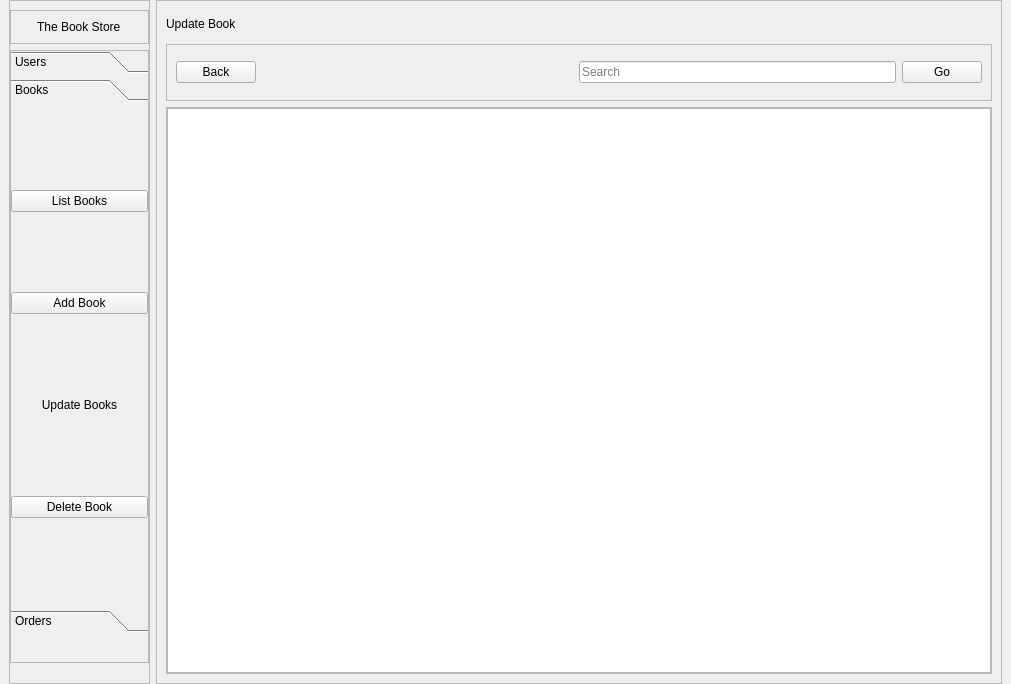
<?xml version="1.0" encoding="UTF-8"?>
<ui version="4.0">
 <class>MainWindow</class>
 <widget class="QMainWindow" name="MainWindow">
  <property name="geometry">
   <rect>
    <x>0</x>
    <y>0</y>
    <width>1011</width>
    <height>684</height>
   </rect>
  </property>
  <property name="windowTitle">
   <string>MainWindow</string>
  </property>
  <widget class="QWidget" name="centralwidget">
   <layout class="QHBoxLayout" name="horizontalLayout" stretch="1,6">
    <property name="topMargin">
     <number>0</number>
    </property>
    <property name="bottomMargin">
     <number>0</number>
    </property>
    <item>
     <widget class="QFrame" name="frame">
      <property name="frameShape">
       <enum>QFrame::StyledPanel</enum>
      </property>
      <property name="frameShadow">
       <enum>QFrame::Raised</enum>
      </property>
      <layout class="QVBoxLayout" name="verticalLayout">
       <property name="leftMargin">
        <number>0</number>
       </property>
       <property name="rightMargin">
        <number>0</number>
       </property>
       <property name="bottomMargin">
        <number>20</number>
       </property>
       <item>
        <widget class="QFrame" name="frame_3">
         <property name="frameShape">
          <enum>QFrame::StyledPanel</enum>
         </property>
         <property name="frameShadow">
          <enum>QFrame::Raised</enum>
         </property>
         <layout class="QHBoxLayout" name="horizontalLayout_2">
          <item alignment="Qt::AlignHCenter">
           <widget class="QLabel" name="l_storetitle">
            <property name="text">
             <string>The Book Store</string>
            </property>
           </widget>
          </item>
         </layout>
        </widget>
       </item>
       <item>
        <widget class="QFrame" name="frame_4">
         <property name="sizePolicy">
          <sizepolicy hsizetype="Preferred" vsizetype="Expanding">
           <horstretch>0</horstretch>
           <verstretch>0</verstretch>
          </sizepolicy>
         </property>
         <property name="frameShape">
          <enum>QFrame::StyledPanel</enum>
         </property>
         <property name="frameShadow">
          <enum>QFrame::Raised</enum>
         </property>
         <layout class="QHBoxLayout" name="horizontalLayout_3">
          <property name="leftMargin">
           <number>0</number>
          </property>
          <property name="topMargin">
           <number>0</number>
          </property>
          <property name="rightMargin">
           <number>0</number>
          </property>
          <property name="bottomMargin">
           <number>30</number>
          </property>
          <item>
           <widget class="QToolBox" name="tb_sidemenu">
            <property name="sizePolicy">
             <sizepolicy hsizetype="Preferred" vsizetype="Preferred">
              <horstretch>0</horstretch>
              <verstretch>0</verstretch>
             </sizepolicy>
            </property>
            <property name="currentIndex">
             <number>1</number>
            </property>
            <widget class="QWidget" name="p_user">
             <property name="geometry">
              <rect>
               <x>0</x>
               <y>0</y>
               <width>119</width>
               <height>146</height>
              </rect>
             </property>
             <attribute name="label">
              <string>Users</string>
             </attribute>
             <layout class="QVBoxLayout" name="verticalLayout_4">
              <property name="leftMargin">
               <number>0</number>
              </property>
              <property name="rightMargin">
               <number>0</number>
              </property>
              <item>
               <widget class="QPushButton" name="pb_listusers">
                <property name="text">
                 <string>List Users</string>
                </property>
               </widget>
              </item>
              <item>
               <widget class="QPushButton" name="pb_adduser">
                <property name="text">
                 <string>Add User</string>
                </property>
               </widget>
              </item>
              <item>
               <widget class="QPushButton" name="pb_updateuser">
                <property name="text">
                 <string>Update User</string>
                </property>
               </widget>
              </item>
              <item>
               <widget class="QPushButton" name="pb_deleteuser">
                <property name="text">
                 <string>Delete User</string>
                </property>
               </widget>
              </item>
             </layout>
            </widget>
            <widget class="QWidget" name="p_book">
             <property name="geometry">
              <rect>
               <x>0</x>
               <y>0</y>
               <width>140</width>
               <height>443</height>
              </rect>
             </property>
             <attribute name="label">
              <string>Books</string>
             </attribute>
             <layout class="QVBoxLayout" name="verticalLayout_5">
              <property name="leftMargin">
               <number>0</number>
              </property>
              <property name="rightMargin">
               <number>0</number>
              </property>
              <item>
               <widget class="QPushButton" name="pb_listbooks">
                <property name="text">
                 <string>List Books</string>
                </property>
               </widget>
              </item>
              <item>
               <widget class="QPushButton" name="pb_addbook">
                <property name="text">
                 <string>Add Book</string>
                </property>
               </widget>
              </item>
              <item>
               <widget class="QPushButton" name="pb_updatebook">
                <property name="text">
                 <string>Update Books</string>
                </property>
                <property name="flat">
                 <bool>true</bool>
                </property>
               </widget>
              </item>
              <item>
               <widget class="QPushButton" name="pb_deletebook">
                <property name="text">
                 <string>Delete Book</string>
                </property>
               </widget>
              </item>
             </layout>
            </widget>
            <widget class="QWidget" name="p_order">
             <property name="geometry">
              <rect>
               <x>0</x>
               <y>0</y>
               <width>132</width>
               <height>146</height>
              </rect>
             </property>
             <attribute name="label">
              <string>Orders</string>
             </attribute>
             <layout class="QVBoxLayout" name="verticalLayout_6">
              <property name="spacing">
               <number>-1</number>
              </property>
              <property name="leftMargin">
               <number>0</number>
              </property>
              <property name="rightMargin">
               <number>0</number>
              </property>
              <item>
               <widget class="QPushButton" name="pb_listorders">
                <property name="text">
                 <string>List Orders</string>
                </property>
               </widget>
              </item>
              <item>
               <widget class="QPushButton" name="pb_createorder">
                <property name="text">
                 <string>Create Order</string>
                </property>
               </widget>
              </item>
              <item>
               <widget class="QPushButton" name="pb_updateorders">
                <property name="text">
                 <string>Update Orders</string>
                </property>
               </widget>
              </item>
              <item>
               <widget class="QPushButton" name="pb_cancelorder">
                <property name="text">
                 <string>Cancel Order</string>
                </property>
               </widget>
              </item>
             </layout>
            </widget>
           </widget>
          </item>
         </layout>
        </widget>
       </item>
      </layout>
     </widget>
    </item>
    <item>
     <widget class="QFrame" name="frame_2">
      <property name="frameShape">
       <enum>QFrame::StyledPanel</enum>
      </property>
      <property name="frameShadow">
       <enum>QFrame::Raised</enum>
      </property>
      <layout class="QVBoxLayout" name="verticalLayout_2" stretch="1,2,20">
       <item>
        <widget class="QLabel" name="l_pagebanner">
         <property name="text">
          <string>Update Book</string>
         </property>
        </widget>
       </item>
       <item>
        <widget class="QFrame" name="frame_5">
         <property name="frameShape">
          <enum>QFrame::StyledPanel</enum>
         </property>
         <property name="frameShadow">
          <enum>QFrame::Raised</enum>
         </property>
         <layout class="QHBoxLayout" name="horizontalLayout_4">
          <item>
           <widget class="QPushButton" name="pb_back">
            <property name="text">
             <string>Back</string>
            </property>
           </widget>
          </item>
          <item>
           <spacer name="horizontalSpacer">
            <property name="orientation">
             <enum>Qt::Horizontal</enum>
            </property>
            <property name="sizeHint" stdset="0">
             <size>
              <width>317</width>
              <height>20</height>
             </size>
            </property>
           </spacer>
          </item>
          <item>
           <widget class="QLineEdit" name="le_search">
            <property name="placeholderText">
             <string>Search</string>
            </property>
           </widget>
          </item>
          <item>
           <widget class="QPushButton" name="pb_go">
            <property name="text">
             <string>Go</string>
            </property>
           </widget>
          </item>
         </layout>
        </widget>
       </item>
       <item>
        <widget class="QFrame" name="frame_6">
         <property name="frameShape">
          <enum>QFrame::StyledPanel</enum>
         </property>
         <property name="frameShadow">
          <enum>QFrame::Raised</enum>
         </property>
         <layout class="QVBoxLayout" name="verticalLayout_3">
          <property name="leftMargin">
           <number>0</number>
          </property>
          <property name="topMargin">
           <number>0</number>
          </property>
          <property name="rightMargin">
           <number>0</number>
          </property>
          <property name="bottomMargin">
           <number>0</number>
          </property>
          <item>
           <widget class="QTableView" name="tv_updatebook">
            <attribute name="horizontalHeaderDefaultSectionSize">
             <number>125</number>
            </attribute>
           </widget>
          </item>
         </layout>
        </widget>
       </item>
      </layout>
     </widget>
    </item>
   </layout>
  </widget>
 </widget>
 <resources/>
 <connections/>
</ui>
